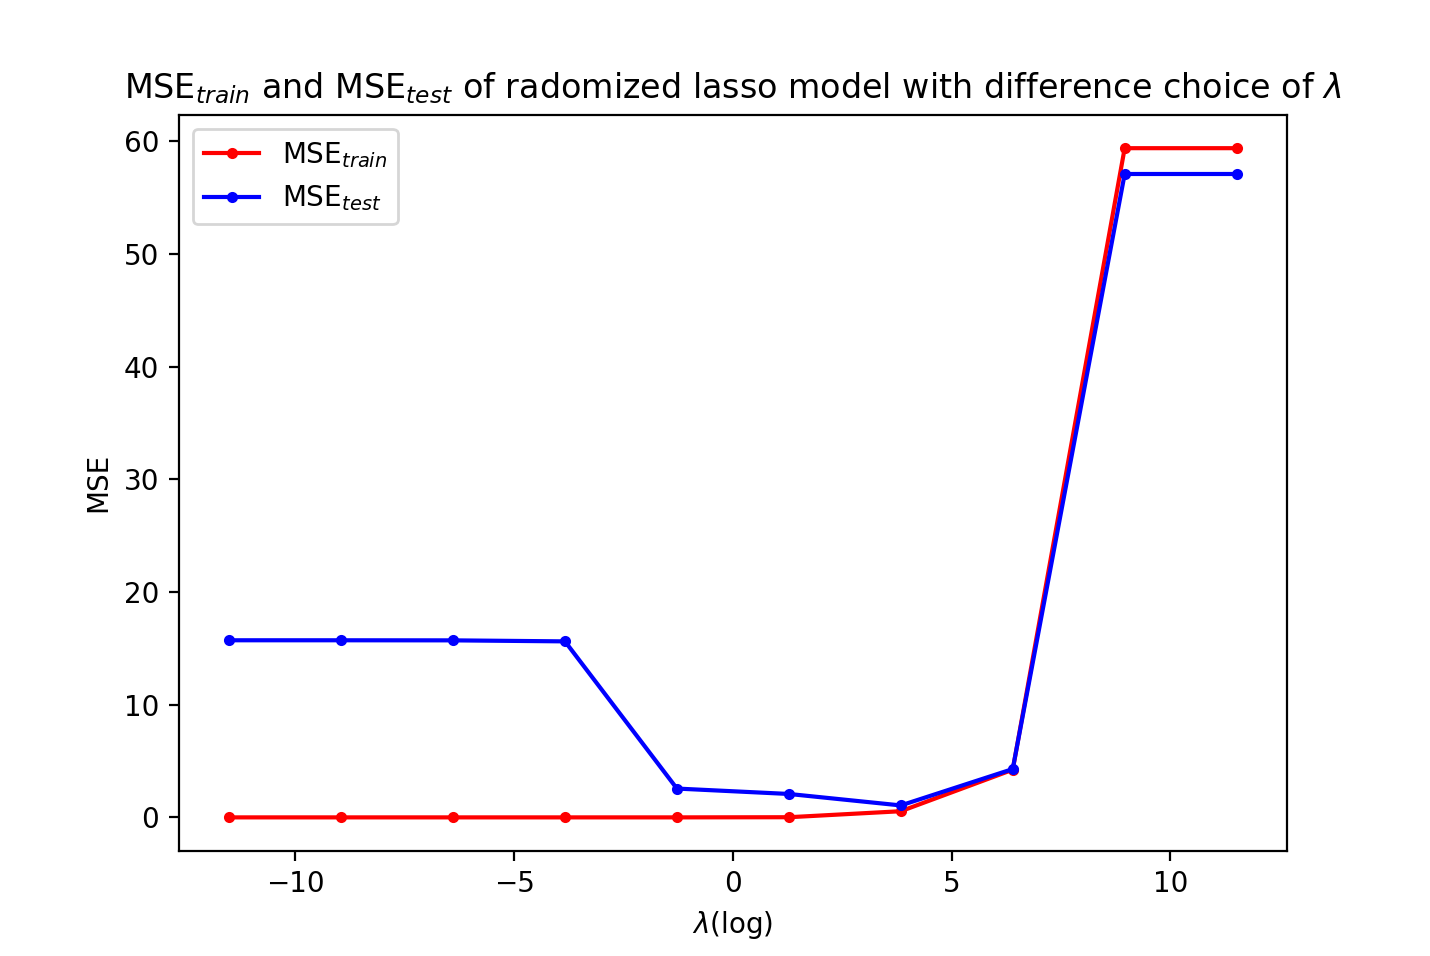

Here is the Python script that generated this plot:
import numpy as np
import csv
from sklearn.linear_model import Lasso
from sklearn.metrics import mean_squared_error
import matplotlib.pyplot as plt 
import sklearn

X_train = np.genfromtxt('features_train.csv', delimiter=",")
y_train = np.genfromtxt('labels_train.csv', delimiter=",")
X_test = np.genfromtxt('features_test.csv', delimiter=",")
y_test = np.genfromtxt('labels_test.csv', delimiter=",")

#lambdas  = np.array([1e-5, 1e-4, 1e-3, 1e-2, 1e-1, 1.0, 1e1, 1e2, 1e3, 1e4, 1e5])
lambdas = np.linspace(np.log(1e-5), np.log(1e5), 10)
lambdas = np.exp(lambdas)
#lambdas = np.array([0.1])
alphas = lambdas / 2 / 500
threshold = 0.9
sample_ratio = 0.75
sample_times = 200
mse_trains = []
mse_tests = []
for alpha in alphas:
	lasso = Lasso(alpha=alpha)
	total = np.zeros(1000)
	for i in range(sample_times):
		index = list(np.random.choice(500,int(500*sample_ratio)))
		#print(index)
		X_train_sample = X_train[index]
		#print(X_train_sample.shape)
		y_train_sample = y_train[index]
		model =lasso.fit(X_train_sample,y_train_sample)
		total += (np.abs(model.coef_) > 1e-4)
	total /= sample_times
	#print(total)
	allEntry = list(range(1000))
	non_actives = set()
	for i in range(1000):
		if total[i]<=threshold:
			non_actives.add(i)
	actives = list(set(allEntry)^set(non_actives))

	print("#feature selected:",len(actives))
	X_train_select = X_train[:,actives]
	y_train_select = y_train[:,actives]
	X_test_select = X_test[:,actives]
	y_test_select = y_test[:,actives]
	final_model =lasso.fit(X_train_select,y_train_select)
	y_train_pred = model.predict(X_train)
	y_test_pred = model.predict(X_test)
	mse_train=mean_squared_error(y_train, y_train_pred)
	mse_test=mean_squared_error(y_test, y_test_pred)
	mse_trains.append(mse_train)
	mse_tests.append(mse_test)
	print(alpha)
	print("mse_train: ", mse_train)
	print("mse_test: ", mse_test)
   
#mse_trains = np.log(np.array(mse_trains))
#mse_tests = np.log(np.array(mse_tests))
lambdas = np.log(lambdas)
plt.figure()
plt.plot(lambdas, mse_trains,'r.-', label=r'MSE$_{train}$')
plt.plot(lambdas, mse_tests,'b.-', label=r'MSE$_{test}$')
plt.legend()
plt.title(r'MSE$_{train}$ and MSE$_{test}$ of radomized lasso model with difference choice of $\lambda$')
plt.xlabel(r'$\lambda$(log)')
plt.ylabel('MSE')
plt.show()
